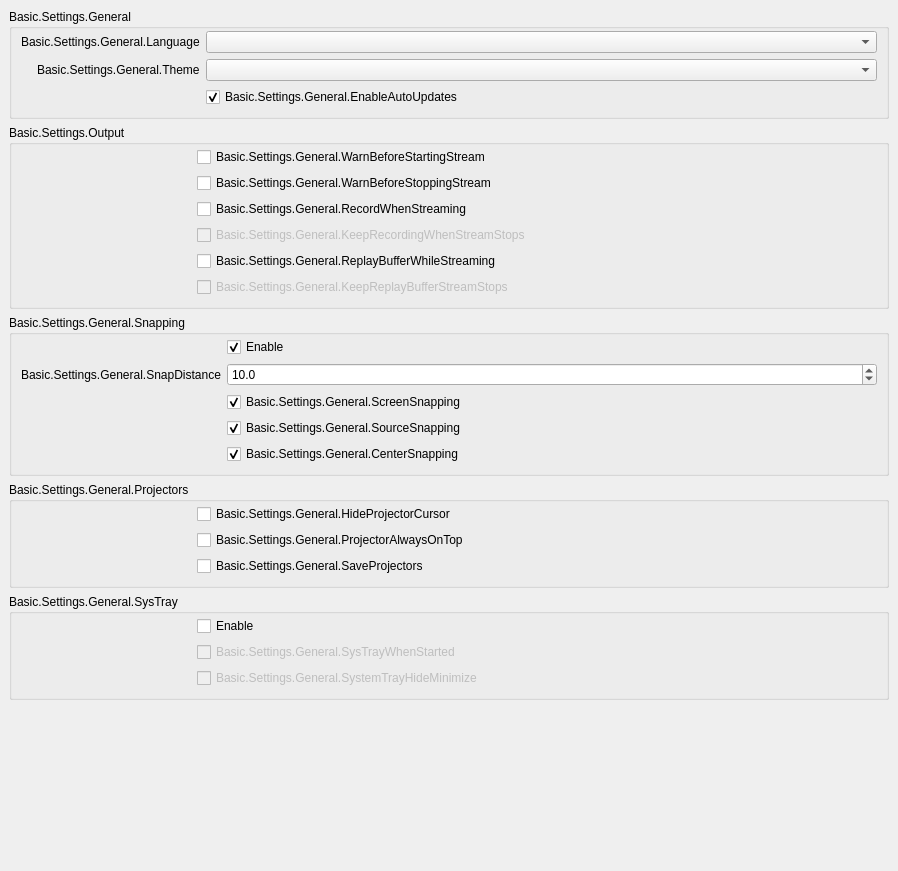
           <widget class="QWidget" name="scrollAreaWidgetContents_2">
            <property name="geometry">
             <rect>
              <x>0</x>
              <y>0</y>
              <width>898</width>
              <height>871</height>
             </rect>
            </property>
            <layout class="QVBoxLayout" name="verticalLayout_19">
             <property name="leftMargin">
              <number>0</number>
             </property>
             <property name="topMargin">
              <number>0</number>
             </property>
             <property name="rightMargin">
              <number>0</number>
             </property>
             <property name="bottomMargin">
              <number>9</number>
             </property>
             <item alignment="Qt::AlignTop">
              <widget class="QWidget" name="widget_2" native="true">
               <layout class="QVBoxLayout" name="verticalLayout_20">
                <item>
                 <widget class="QGroupBox" name="groupBox_15">
                  <property name="title">
                   <string>Basic.Settings.General</string>
                  </property>
                  <layout class="QFormLayout" name="formLayout_32">
                   <property name="fieldGrowthPolicy">
                    <enum>QFormLayout::AllNonFixedFieldsGrow</enum>
                   </property>
                   <property name="labelAlignment">
                    <set>Qt::AlignRight|Qt::AlignTrailing|Qt::AlignVCenter</set>
                   </property>
                   <property name="topMargin">
                    <number>2</number>
                   </property>
                   <item row="0" column="0">
                    <widget class="QLabel" name="label">
                     <property name="text">
                      <string>Basic.Settings.General.Language</string>
                     </property>
                     <property name="buddy">
                      <cstring>language</cstring>
                     </property>
                    </widget>
                   </item>
                   <item row="0" column="1">
                    <widget class="QComboBox" name="language"/>
                   </item>
                   <item row="1" column="0">
                    <widget class="QLabel" name="label_42">
                     <property name="text">
                      <string>Basic.Settings.General.Theme</string>
                     </property>
                     <property name="buddy">
                      <cstring>theme</cstring>
                     </property>
                    </widget>
                   </item>
                   <item row="1" column="1">
                    <widget class="QComboBox" name="theme"/>
                   </item>
                   <item row="2" column="1">
                    <widget class="QCheckBox" name="enableAutoUpdates">
                     <property name="text">
                      <string>Basic.Settings.General.EnableAutoUpdates</string>
                     </property>
                     <property name="checked">
                      <bool>true</bool>
                     </property>
                    </widget>
                   </item>
                   <item row="2" column="0">
                    <spacer name="horizontalSpacer_3">
                     <property name="orientation">
                      <enum>Qt::Horizontal</enum>
                     </property>
                     <property name="sizeType">
                      <enum>QSizePolicy::Fixed</enum>
                     </property>
                     <property name="sizeHint" stdset="0">
                      <size>
                       <width>170</width>
                       <height>5</height>
                      </size>
                     </property>
                    </spacer>
                   </item>
                  </layout>
                 </widget>
                </item>
                <item>
                 <widget class="QGroupBox" name="groupBox_16">
                  <property name="title">
                   <string>Basic.Settings.Output</string>
                  </property>
                  <layout class="QFormLayout" name="formLayout_2">
                   <property name="fieldGrowthPolicy">
                    <enum>QFormLayout::AllNonFixedFieldsGrow</enum>
                   </property>
                   <property name="topMargin">
                    <number>2</number>
                   </property>
                   <item row="0" column="0">
                    <spacer name="horizontalSpacer_5">
                     <property name="orientation">
                      <enum>Qt::Horizontal</enum>
                     </property>
                     <property name="sizeType">
                      <enum>QSizePolicy::Fixed</enum>
                     </property>
                     <property name="sizeHint" stdset="0">
                      <size>
                       <width>170</width>
                       <height>5</height>
                      </size>
                     </property>
                    </spacer>
                   </item>
                   <item row="0" column="1">
                    <widget class="QCheckBox" name="warnBeforeStreamStart">
                     <property name="text">
                      <string>Basic.Settings.General.WarnBeforeStartingStream</string>
                     </property>
                    </widget>
                   </item>
                   <item row="1" column="1">
                    <widget class="QCheckBox" name="warnBeforeStreamStop">
                     <property name="text">
                      <string>Basic.Settings.General.WarnBeforeStoppingStream</string>
                     </property>
                    </widget>
                   </item>
                   <item row="2" column="1">
                    <widget class="QCheckBox" name="recordWhenStreaming">
                     <property name="text">
                      <string>Basic.Settings.General.RecordWhenStreaming</string>
                     </property>
                    </widget>
                   </item>
                   <item row="3" column="1">
                    <widget class="QCheckBox" name="keepRecordStreamStops">
                     <property name="enabled">
                      <bool>false</bool>
                     </property>
                     <property name="text">
                      <string>Basic.Settings.General.KeepRecordingWhenStreamStops</string>
                     </property>
                    </widget>
                   </item>
                   <item row="4" column="1">
                    <widget class="QCheckBox" name="replayWhileStreaming">
                     <property name="text">
                      <string>Basic.Settings.General.ReplayBufferWhileStreaming</string>
                     </property>
                    </widget>
                   </item>
                   <item row="5" column="1">
                    <widget class="QCheckBox" name="keepReplayStreamStops">
                     <property name="enabled">
                      <bool>false</bool>
                     </property>
                     <property name="text">
                      <string>Basic.Settings.General.KeepReplayBufferStreamStops</string>
                     </property>
                    </widget>
                   </item>
                  </layout>
                 </widget>
                </item>
                <item>
                 <widget class="QGroupBox" name="groupBox_10">
                  <property name="enabled">
                   <bool>true</bool>
                  </property>
                  <property name="sizePolicy">
                   <sizepolicy hsizetype="Preferred" vsizetype="Maximum">
                    <horstretch>0</horstretch>
                    <verstretch>0</verstretch>
                   </sizepolicy>
                  </property>
                  <property name="title">
                   <string>Basic.Settings.General.Snapping</string>
                  </property>
                  <property name="flat">
                   <bool>false</bool>
                  </property>
                  <layout class="QFormLayout" name="formLayout_21">
                   <property name="fieldGrowthPolicy">
                    <enum>QFormLayout::AllNonFixedFieldsGrow</enum>
                   </property>
                   <property name="labelAlignment">
                    <set>Qt::AlignRight|Qt::AlignTrailing|Qt::AlignVCenter</set>
                   </property>
                   <property name="topMargin">
                    <number>2</number>
                   </property>
                   <item row="0" column="1">
                    <widget class="QCheckBox" name="snappingEnabled">
                     <property name="text">
                      <string>Enable</string>
                     </property>
                     <property name="checked">
                      <bool>true</bool>
                     </property>
                    </widget>
                   </item>
                   <item row="2" column="1">
                    <widget class="QCheckBox" name="screenSnapping">
                     <property name="text">
                      <string>Basic.Settings.General.ScreenSnapping</string>
                     </property>
                     <property name="checked">
                      <bool>true</bool>
                     </property>
                    </widget>
                   </item>
                   <item row="4" column="1">
                    <widget class="QCheckBox" name="centerSnapping">
                     <property name="text">
                      <string>Basic.Settings.General.CenterSnapping</string>
                     </property>
                     <property name="checked">
                      <bool>true</bool>
                     </property>
                    </widget>
                   </item>
                   <item row="3" column="1">
                    <widget class="QCheckBox" name="sourceSnapping">
                     <property name="text">
                      <string>Basic.Settings.General.SourceSnapping</string>
                     </property>
                     <property name="checked">
                      <bool>true</bool>
                     </property>
                    </widget>
                   </item>
                   <item row="1" column="1">
                    <widget class="QDoubleSpinBox" name="snapDistance">
                     <property name="decimals">
                      <number>1</number>
                     </property>
                     <property name="singleStep">
                      <double>0.500000000000000</double>
                     </property>
                     <property name="value">
                      <double>10.000000000000000</double>
                     </property>
                    </widget>
                   </item>
                   <item row="1" column="0">
                    <widget class="QLabel" name="label_9">
                     <property name="text">
                      <string>Basic.Settings.General.SnapDistance</string>
                     </property>
                     <property name="buddy">
                      <cstring>snapDistance</cstring>
                     </property>
                    </widget>
                   </item>
                   <item row="3" column="0">
                    <spacer name="horizontalSpacer_4">
                     <property name="orientation">
                      <enum>Qt::Horizontal</enum>
                     </property>
                     <property name="sizeType">
                      <enum>QSizePolicy::Fixed</enum>
                     </property>
                     <property name="sizeHint" stdset="0">
                      <size>
                       <width>170</width>
                       <height>5</height>
                      </size>
                     </property>
                    </spacer>
                   </item>
                  </layout>
                 </widget>
                </item>
                <item>
                 <widget class="QGroupBox" name="groupBox_14">
                  <property name="title">
                   <string>Basic.Settings.General.Projectors</string>
                  </property>
                  <layout class="QFormLayout" name="formLayout_28">
                   <property name="fieldGrowthPolicy">
                    <enum>QFormLayout::AllNonFixedFieldsGrow</enum>
                   </property>
                   <property name="topMargin">
                    <number>2</number>
                   </property>
                   <item row="0" column="1">
                    <widget class="QCheckBox" name="hideProjectorCursor">
                     <property name="text">
                      <string>Basic.Settings.General.HideProjectorCursor</string>
                     </property>
                    </widget>
                   </item>
                   <item row="1" column="1">
                    <widget class="QCheckBox" name="projectorAlwaysOnTop">
                     <property name="text">
                      <string>Basic.Settings.General.ProjectorAlwaysOnTop</string>
                     </property>
                    </widget>
                   </item>
                   <item row="2" column="1">
                    <widget class="QCheckBox" name="saveProjectors">
                     <property name="text">
                      <string>Basic.Settings.General.SaveProjectors</string>
                     </property>
                    </widget>
                   </item>
                   <item row="1" column="0">
                    <spacer name="horizontalSpacer">
                     <property name="orientation">
                      <enum>Qt::Horizontal</enum>
                     </property>
                     <property name="sizeType">
                      <enum>QSizePolicy::Fixed</enum>
                     </property>
                     <property name="sizeHint" stdset="0">
                      <size>
                       <width>170</width>
                       <height>5</height>
                      </size>
                     </property>
                    </spacer>
                   </item>
                  </layout>
                 </widget>
                </item>
                <item>
                 <widget class="QGroupBox" name="groupBox_13">
                  <property name="title">
                   <string>Basic.Settings.General.SysTray</string>
                  </property>
                  <layout class="QFormLayout" name="formLayout_29">
                   <property name="fieldGrowthPolicy">
                    <enum>QFormLayout::AllNonFixedFieldsGrow</enum>
                   </property>
                   <property name="topMargin">
                    <number>2</number>
                   </property>
                   <item row="0" column="1">
                    <widget class="QCheckBox" name="systemTrayEnabled">
                     <property name="text">
                      <string>Enable</string>
                     </property>
                    </widget>
                   </item>
                   <item row="1" column="1">
                    <widget class="QCheckBox" name="systemTrayWhenStarted">
                     <property name="enabled">
                      <bool>false</bool>
                     </property>
                     <property name="text">
                      <string>Basic.Settings.General.SysTrayWhenStarted</string>
                     </property>
                    </widget>
                   </item>
                   <item row="2" column="1">
                    <widget class="QCheckBox" name="systemTrayAlways">
                     <property name="enabled">
                      <bool>false</bool>
                     </property>
                     <property name="text">
                      <string>Basic.Settings.General.SystemTrayHideMinimize</string>
                     </property>
                    </widget>
                   </item>
                   <item row="1" column="0">
                    <spacer name="horizontalSpacer_2">
                     <property name="orientation">
                      <enum>Qt::Horizontal</enum>
                     </property>
                     <property name="sizeType">
                      <enum>QSizePolicy::Fixed</enum>
                     </property>
                     <property name="sizeHint" stdset="0">
                      <size>
                       <width>170</width>
                       <height>5</height>
                      </size>
                     </property>
                    </spacer>
                   </item>
                  </layout>
                 </widget>
                </item>
               </layout>
              </widget>
             </item>
            </layout>
           </widget>
